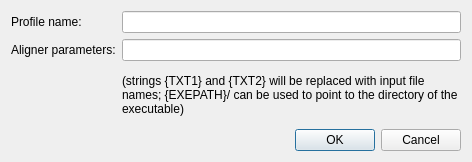
<?xml version="1.0" encoding="UTF-8"?>
<ui version="4.0">
 <class>AlignerProfileDialog</class>
 <widget class="QDialog" name="AlignerProfileDialog">
  <property name="windowModality">
   <enum>Qt::WindowModal</enum>
  </property>
  <property name="geometry">
   <rect>
    <x>0</x>
    <y>0</y>
    <width>472</width>
    <height>162</height>
   </rect>
  </property>
  <property name="sizePolicy">
   <sizepolicy hsizetype="Preferred" vsizetype="Minimum">
    <horstretch>0</horstretch>
    <verstretch>0</verstretch>
   </sizepolicy>
  </property>
  <property name="windowTitle">
   <string>Aligner profile</string>
  </property>
  <property name="modal">
   <bool>true</bool>
  </property>
  <layout class="QGridLayout" name="gridLayout">
   <item row="0" column="0">
    <widget class="QLabel" name="label_name">
     <property name="text">
      <string>Profile name:</string>
     </property>
    </widget>
   </item>
   <item row="1" column="0">
    <widget class="QLabel" name="label_params">
     <property name="text">
      <string>Aligner parameters:</string>
     </property>
    </widget>
   </item>
   <item row="1" column="1">
    <widget class="QLineEdit" name="edit_params">
     <property name="sizePolicy">
      <sizepolicy hsizetype="Expanding" vsizetype="Preferred">
       <horstretch>0</horstretch>
       <verstretch>0</verstretch>
      </sizepolicy>
     </property>
    </widget>
   </item>
   <item row="5" column="0" colspan="2">
    <widget class="QDialogButtonBox" name="buttonBox">
     <property name="sizePolicy">
      <sizepolicy hsizetype="Expanding" vsizetype="Preferred">
       <horstretch>0</horstretch>
       <verstretch>0</verstretch>
      </sizepolicy>
     </property>
     <property name="orientation">
      <enum>Qt::Horizontal</enum>
     </property>
     <property name="standardButtons">
      <set>QDialogButtonBox::Cancel|QDialogButtonBox::Ok</set>
     </property>
    </widget>
   </item>
   <item row="0" column="1">
    <widget class="QLineEdit" name="edit_name">
     <property name="sizePolicy">
      <sizepolicy hsizetype="Expanding" vsizetype="Preferred">
       <horstretch>0</horstretch>
       <verstretch>0</verstretch>
      </sizepolicy>
     </property>
    </widget>
   </item>
   <item row="2" column="1" rowspan="3">
    <widget class="QLabel" name="label">
     <property name="sizePolicy">
      <sizepolicy hsizetype="Preferred" vsizetype="Preferred">
       <horstretch>0</horstretch>
       <verstretch>0</verstretch>
      </sizepolicy>
     </property>
     <property name="text">
      <string>(strings {TXT1} and {TXT2} will be replaced with input file names; {EXEPATH}/ can be used to point to the directory of the executable)</string>
     </property>
     <property name="wordWrap">
      <bool>true</bool>
     </property>
    </widget>
   </item>
  </layout>
 </widget>
 <resources/>
 <connections>
  <connection>
   <sender>buttonBox</sender>
   <signal>accepted()</signal>
   <receiver>AlignerProfileDialog</receiver>
   <slot>accept()</slot>
   <hints>
    <hint type="sourcelabel">
     <x>248</x>
     <y>254</y>
    </hint>
    <hint type="destinationlabel">
     <x>157</x>
     <y>274</y>
    </hint>
   </hints>
  </connection>
  <connection>
   <sender>buttonBox</sender>
   <signal>rejected()</signal>
   <receiver>AlignerProfileDialog</receiver>
   <slot>reject()</slot>
   <hints>
    <hint type="sourcelabel">
     <x>316</x>
     <y>260</y>
    </hint>
    <hint type="destinationlabel">
     <x>286</x>
     <y>274</y>
    </hint>
   </hints>
  </connection>
 </connections>
</ui>
